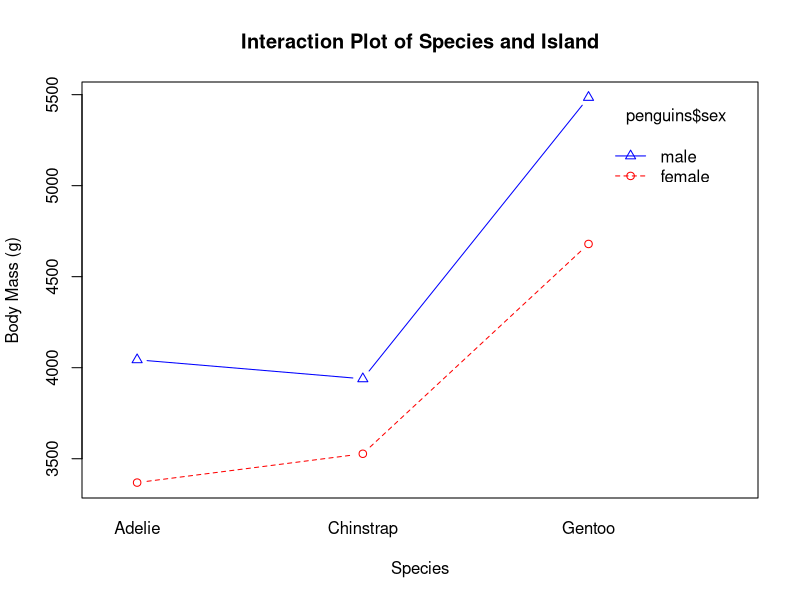
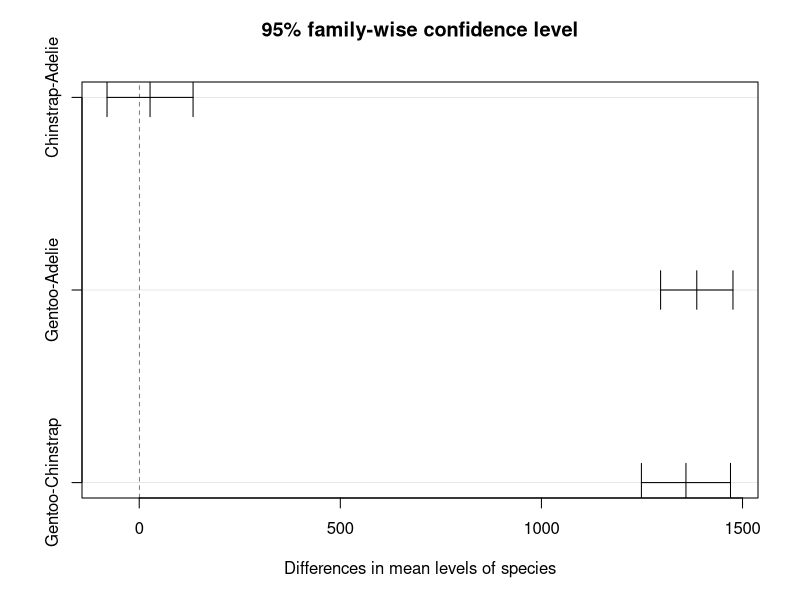
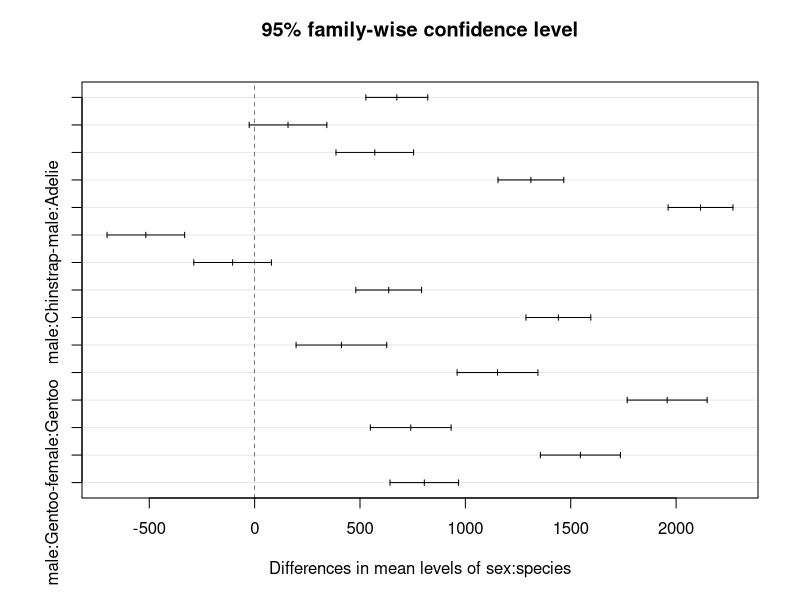

Write R code to recreate these figures, in order.
## ---- chunk 1
#| echo: false
library(tibble)
k <- tibble::tribble(
  ~A,   ~B,  
  "A1", "B1",
  "A1", "B2",
  "A2", "B1",
  "A2", "B2"
)
k2 <- k
k2$response <- letters[1:4]
knitr::kable(k2, caption = "독립 변수 A와 B의 조합")
## ---- chunk 2
#| message: false
library(tidyverse)
library(palmerpenguins)
data("penguins", package = "palmerpenguins")
penguins <- na.omit(penguins)
penguins |> 
    group_by(species, sex) |> 
    summarise(response = mean(body_mass_g, na.rm = TRUE))
## ---- chunk 3
interaction.plot(
  x.factor = penguins$species,
  trace.factor = penguins$sex,
  response = penguins$body_mass_g,
  type = "b",
  pch = c(1, 2),
  col = c("red", "blue"),
  main = "Interaction Plot of Species and Island",
  xlab = "Species",
  ylab = "Body Mass (g)"
)
## ---- chunk 4
# 이원 분산분석 수행
result <- aov(body_mass_g ~ species*sex, data = penguins)
summary(result)
## ---- chunk 5
TukeyHSD(result, which="species")
## ---- chunk 6
plot(TukeyHSD(result, which="species"))
## ---- chunk 7
TukeyHSD(result, which="sex")
## ---- chunk 8
df <- na.omit(penguins)
result <- aov(body_mass_g ~ sex * species, data = df)
TukeyHSD(result, which = "sex:species")
plot(TukeyHSD(result, which = "sex:species"))
